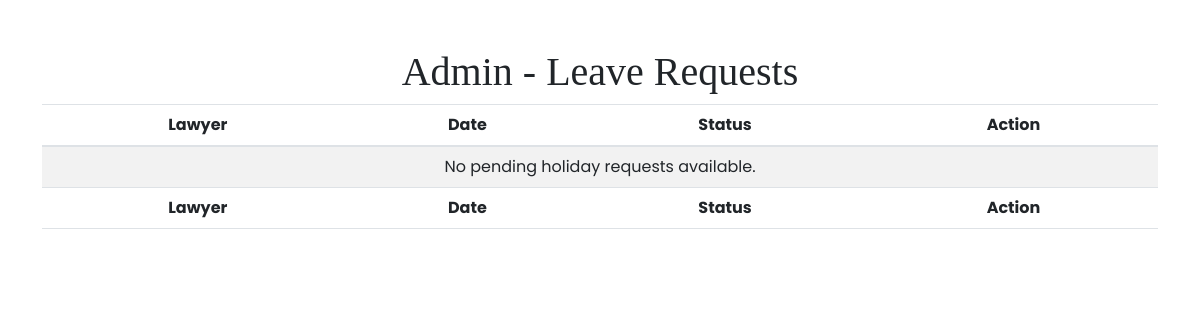
Page /admin_view_holiday_requests/ (signed in) on the earlier database version.
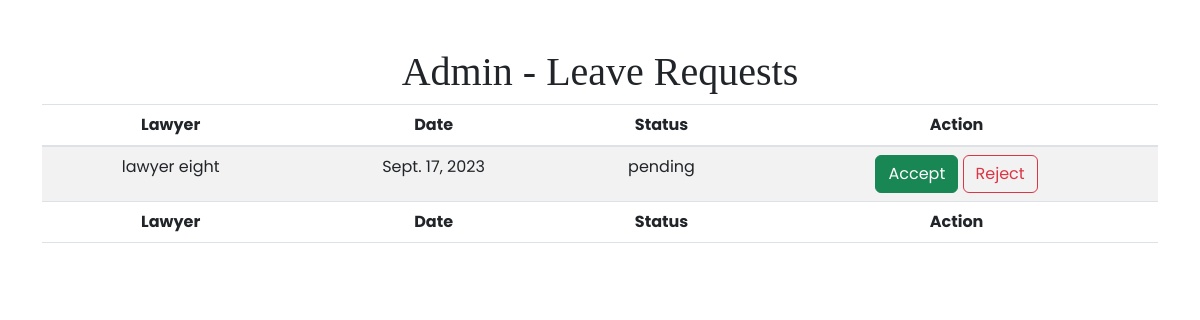
Same page on the later database version.
### accounts/models.py (models this page shows, shortened)
class HolidayRequest(models.Model):
    STATUS_CHOICES = (
        ('pending', 'Pending'),
        ('accepted', 'Accepted'),
        ('rejected', 'Rejected'),
    )
    lawyer = models.ForeignKey(CustomUser, on_delete=models.CASCADE)
    date = models.DateField()
    status = models.CharField(max_length=10, choices=STATUS_CHOICES, default='pending')

class CustomUser(AbstractUser):
    USER_TYPES = (
        ('admin', 'Admin'),
        ('lawyer', 'Lawyer'),
        ('student', 'Student'),
        ('client', 'Client'),
    )
    STATES = (
    ('Andhra Pradesh', 'Andhra Pradesh'),
    ('Arunachal Pradesh', 'Arunachal Pradesh'),
    ('Assam', 'Assam'),
    ('Bihar', 'Bihar'),
    ('Chhattisgarh', 'Chhattisgarh'),
    ('Goa', 'Goa'),
    ('Gujarat', 'Gujarat'),
    ('Haryana', 'Haryana'),
    ('Himachal Pradesh', 'Himachal Pradesh'),
    ('Jharkhand', 'Jharkhand'),
    ('Karnataka', 'Karnataka'),
    ('Kerala', 'Kerala'),
    ('Madhya Pradesh', 'Madhya Pradesh'),
    ('Maharashtra', 'Maharashtra'),
    ('Manipur', 'Manipur'),
    ('Meghalaya', 'Meghalaya'),
    ('Mizoram', 'Mizoram'),
    ('Nagaland', 'Nagaland'),
    ('Odisha', 'Odisha'),
    ('Punjab', 'Punjab'),
    ('Rajasthan', 'Rajasthan'),
    ('Sikkim', 'Sikkim'),
    ('Tamil Nadu', 'Tamil Nadu'),
    ('Telangana', 'Telangana'),
    ('Tripura', 'Tripura'),
    ('Uttar Pradesh', 'Uttar Pradesh'),
    ('Uttarakhand', 'Uttarakhand'),
    ('West Bengal', 'West Bengal'),
    ('Andaman and Nicobar Islands', 'Andaman and Nicobar Islands'),
    ('Chandigarh', 'Chandigarh'),
    ('Dadra and Nagar Haveli and Daman and Diu', 'Dadra and Nagar Haveli and Daman and Diu'),
    ('Lakshadweep', 'Lakshadweep'),
    ('Delhi', 'Delhi'),
    ('Puducherry', 'Puducherry'),
)
    user_type = models.CharField(max_length=10, choices=USER_TYPES, default='client')
    email = models.EmailField(unique=True, default='')  # Change: Use email as the username
    first_name = models.CharField(max_length=30, default='')  # Added: First name field
    last_name = models.CharField(max_length=30, default='')  # Added: Last name field
    address = models.TextField(default='',blank=True,)  # Added: Address field
    dob = models.DateField(default='2000-01-01',blank=True,)  # Added: Date of birth field
    pin = models.CharField(max_length=6, default='',blank=True,)  # Added: PIN code field
    state = models.CharField(max_length=50, choices=STATES, blank=True, null=False)
    phone = models.CharField(max_length=15,blank=True, unique=True)  # Added: Phone number field

### accounts/views.py (the view)
# urls.py: path('admin_view_holiday_requests/', views.admin_view_holiday_requests, name='admin_view_holiday_requests'),
def admin_view_holiday_requests(request):
    if not request.user.is_superuser:
        return redirect('home')  # Redirect to the home page or any other appropriate page
    pending_requests = HolidayRequest.objects.filter(status='pending')
    return render(request, 'admin/admin_view_holiday_requests.html', {'pending_requests': pending_requests})

### accounts/templates/admin/admin_view_holiday_requests.html (shortened to what this page needs)
{% load static %}
<!DOCTYPE html>
<html lang="en">
<head>
    <link rel="stylesheet" href="{% static 'css/bootstrap.min.css' %}">
    <link rel="stylesheet" href="{% static 'css/font-awesome.min.css' %}">
    <link rel="stylesheet" href="{% static 'css/slicknav.css' %}">
    <link rel="stylesheet" href="{% static 'css/style.css' %}">
    <link rel="stylesheet" href="https://cdnjs.cloudflare.com/ajax/libs/twitter-bootstrap/5.3.0/css/bootstrap.min.css">
    <link rel="stylesheet" href="https://cdn.datatables.net/1.13.6/css/dataTables.bootstrap5.min.css">
</head>
<body>
    <div class="container py-5">
        <h1 class="text-center">Admin - Leave Requests</h1>
        <div class="row">
            <div class="col-12">
                <table id="example" class="table table-striped" style="width:100%">
                    <thead>
                        <tr>
                            <th class="text-center">Lawyer</th>
                            <th class="text-center">Date</th>
                            <th class="text-center">Status</th>
                            <th class="text-center">Action</th>
                        </tr>
                    </thead>
                    <tbody>
                        {% for request in pending_requests %}
                        <tr>
                            <td>{{ request.lawyer.first_name }} {{ request.lawyer.last_name }}</td>
                            <td>{{ request.date }}</td>
                            <td>{{ request.status }}</td>
                            <td>
                                <form method="POST" action="{% url 'admin_approve_reject_holiday' request.id %}">
                                <button class="btn btn-success" type="submit" name="action" value="approve">Accept</button>
                                <button class="btn btn-outline-danger" type="submit" name="action" value="reject">Reject</button>
                            </td>
                        </tr>
                        {% empty %}
                <tr>
                    <td colspan="4">No pending holiday requests available.</td>
                </tr>
                        {% endfor %}
                    </tbody>
                    <tfoot>
                        <tr>
                            <th class="text-center">Lawyer</th>
                            <th class="text-center">Date</th>
                            <th class="text-center">Status</th>
                            <th class="text-center">Action</th>
                        </tr>
                    </tfoot>
                </table>
            </div>
        </div>
    </div>
</body>
</html>

Differences in the rows shown:
added HolidayRequest: lawyer.first_name "lawyer", lawyer.last_name "eight", date "Sept. 17, 2023", status "pending"
Other differences:
text no longer shown: "No pending holiday requests available."
